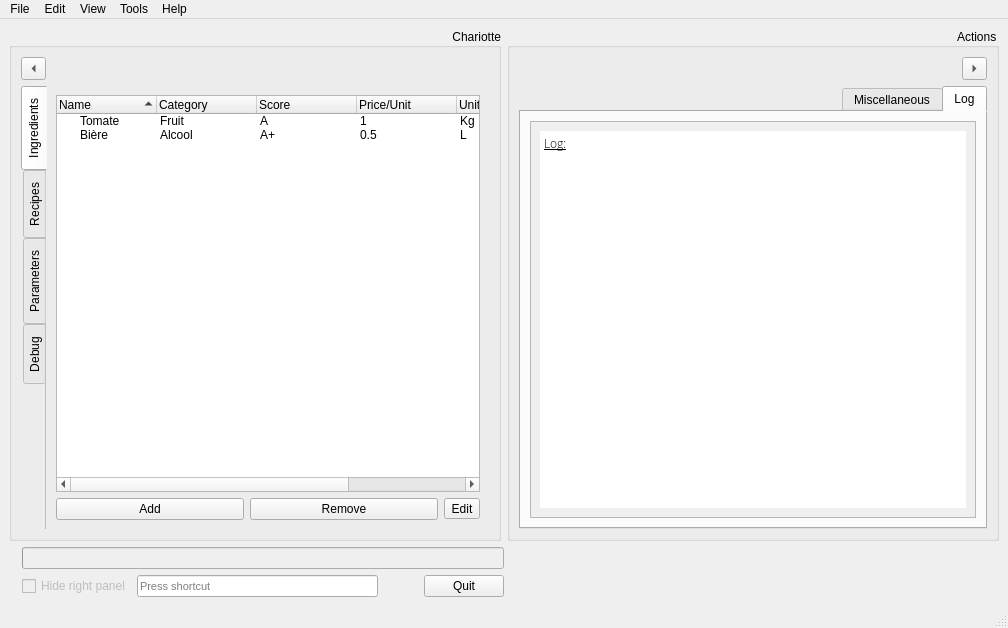
<?xml version="1.0" encoding="UTF-8"?>
<ui version="4.0">
 <class>MainWindow</class>
 <widget class="QMainWindow" name="MainWindow">
  <property name="geometry">
   <rect>
    <x>0</x>
    <y>0</y>
    <width>1008</width>
    <height>628</height>
   </rect>
  </property>
  <property name="windowTitle">
   <string>Chariotte</string>
  </property>
  <property name="windowIcon">
   <iconset resource="../main_rc.qrc">
    <normaloff>:/rc/ico/Chariotte.svg</normaloff>
    <normalon>:/rc/ico/Chariotte.svg</normalon>
    <activeoff>:/rc/ico/Chariotte.svg</activeoff>
    <activeon>:/rc/ico/Chariotte.svg</activeon>
    <selectedoff>:/rc/ico/Chariotte.svg</selectedoff>
    <selectedon>:/rc/ico/Chariotte.svg</selectedon>:/rc/ico/Chariotte.svg</iconset>
  </property>
  <widget class="QWidget" name="centralwidget">
   <layout class="QGridLayout" name="gridLayout_13">
    <item row="0" column="0">
     <layout class="QVBoxLayout" name="verticalLayout_6">
      <item>
       <layout class="QHBoxLayout" name="Panels">
        <item>
         <widget class="QGroupBox" name="gbChariotte">
          <property name="sizePolicy">
           <sizepolicy hsizetype="Preferred" vsizetype="Expanding">
            <horstretch>0</horstretch>
            <verstretch>0</verstretch>
           </sizepolicy>
          </property>
          <property name="contextMenuPolicy">
           <enum>Qt::NoContextMenu</enum>
          </property>
          <property name="title">
           <string>Chariotte</string>
          </property>
          <property name="alignment">
           <set>Qt::AlignRight|Qt::AlignTrailing|Qt::AlignVCenter</set>
          </property>
          <property name="flat">
           <bool>true</bool>
          </property>
          <property name="checkable">
           <bool>false</bool>
          </property>
          <layout class="QGridLayout" name="gridLayout_4">
           <item row="0" column="0">
            <widget class="QToolButton" name="bToggleLeftPanel">
             <property name="sizePolicy">
              <sizepolicy hsizetype="Fixed" vsizetype="Fixed">
               <horstretch>0</horstretch>
               <verstretch>0</verstretch>
              </sizepolicy>
             </property>
             <property name="maximumSize">
              <size>
               <width>25</width>
               <height>25</height>
              </size>
             </property>
             <property name="text">
              <string>&lt;</string>
             </property>
             <property name="checkable">
              <bool>false</bool>
             </property>
             <property name="popupMode">
              <enum>QToolButton::InstantPopup</enum>
             </property>
             <property name="toolButtonStyle">
              <enum>Qt::ToolButtonIconOnly</enum>
             </property>
             <property name="autoRaise">
              <bool>false</bool>
             </property>
             <property name="arrowType">
              <enum>Qt::LeftArrow</enum>
             </property>
            </widget>
           </item>
           <item row="1" column="0">
            <widget class="QTabWidget" name="tbChariotte">
             <property name="enabled">
              <bool>true</bool>
             </property>
             <property name="sizePolicy">
              <sizepolicy hsizetype="Expanding" vsizetype="Expanding">
               <horstretch>0</horstretch>
               <verstretch>0</verstretch>
              </sizepolicy>
             </property>
             <property name="minimumSize">
              <size>
               <width>0</width>
               <height>0</height>
              </size>
             </property>
             <property name="tabPosition">
              <enum>QTabWidget::West</enum>
             </property>
             <property name="tabShape">
              <enum>QTabWidget::Rounded</enum>
             </property>
             <property name="currentIndex">
              <number>0</number>
             </property>
             <property name="elideMode">
              <enum>Qt::ElideLeft</enum>
             </property>
             <property name="usesScrollButtons">
              <bool>true</bool>
             </property>
             <property name="documentMode">
              <bool>true</bool>
             </property>
             <property name="tabsClosable">
              <bool>false</bool>
             </property>
             <property name="movable">
              <bool>false</bool>
             </property>
             <property name="tabBarAutoHide">
              <bool>true</bool>
             </property>
             <widget class="QWidget" name="pageIngredient">
              <attribute name="icon">
               <iconset resource="../main_rc.qrc">
                <normaloff>:/rc/ico/food/steak.svg</normaloff>:/rc/ico/food/steak.svg</iconset>
              </attribute>
              <attribute name="title">
               <string>Ingredients</string>
              </attribute>
              <layout class="QVBoxLayout" name="verticalLayout">
               <item>
                <widget class="QTreeWidget" name="treeIngredient">
                 <property name="sizePolicy">
                  <sizepolicy hsizetype="Preferred" vsizetype="Expanding">
                   <horstretch>0</horstretch>
                   <verstretch>0</verstretch>
                  </sizepolicy>
                 </property>
                 <property name="indentation">
                  <number>20</number>
                 </property>
                 <property name="uniformRowHeights">
                  <bool>true</bool>
                 </property>
                 <property name="sortingEnabled">
                  <bool>true</bool>
                 </property>
                 <property name="animated">
                  <bool>true</bool>
                 </property>
                 <property name="headerHidden">
                  <bool>false</bool>
                 </property>
                 <property name="columnCount">
                  <number>6</number>
                 </property>
                 <column>
                  <property name="text">
                   <string notr="true">Name</string>
                  </property>
                 </column>
                 <column>
                  <property name="text">
                   <string notr="true">Category</string>
                  </property>
                 </column>
                 <column>
                  <property name="text">
                   <string notr="true">Score</string>
                  </property>
                 </column>
                 <column>
                  <property name="text">
                   <string notr="true">Price/Unit</string>
                  </property>
                 </column>
                 <column>
                  <property name="text">
                   <string>Unit</string>
                  </property>
                 </column>
                 <column>
                  <property name="text">
                   <string>Currency</string>
                  </property>
                 </column>
                 <item>
                  <property name="text">
                   <string>Tomate</string>
                  </property>
                  <property name="text">
                   <string>Fruit</string>
                  </property>
                  <property name="text">
                   <string>A</string>
                  </property>
                  <property name="text">
                   <string>1</string>
                  </property>
                  <property name="text">
                   <string>Kg</string>
                  </property>
                  <property name="text">
                   <string>€</string>
                  </property>
                 </item>
                 <item>
                  <property name="text">
                   <string>Bière</string>
                  </property>
                  <property name="text">
                   <string>Alcool</string>
                  </property>
                  <property name="text">
                   <string>A+</string>
                  </property>
                  <property name="text">
                   <string>0.5</string>
                  </property>
                  <property name="text">
                   <string>L</string>
                  </property>
                  <property name="text">
                   <string>$</string>
                  </property>
                 </item>
                </widget>
               </item>
               <item>
                <layout class="QHBoxLayout" name="horizontalLayout_2">
                 <item>
                  <widget class="QPushButton" name="pbAddIngredient">
                   <property name="text">
                    <string>Add</string>
                   </property>
                  </widget>
                 </item>
                 <item>
                  <widget class="QPushButton" name="pbRemoveIngredient">
                   <property name="text">
                    <string>Remove</string>
                   </property>
                  </widget>
                 </item>
                 <item>
                  <widget class="QToolButton" name="tbEditIngredient">
                   <property name="text">
                    <string>Edit</string>
                   </property>
                  </widget>
                 </item>
                </layout>
               </item>
              </layout>
             </widget>
             <widget class="QWidget" name="pageRecipes">
              <attribute name="icon">
               <iconset resource="../main_rc.qrc">
                <normaloff>:/rc/ico/food/cook-book.svg</normaloff>:/rc/ico/food/cook-book.svg</iconset>
              </attribute>
              <attribute name="title">
               <string>Recipes</string>
              </attribute>
              <layout class="QGridLayout" name="gridLayout_10">
               <item row="0" column="0">
                <widget class="QTableWidget" name="listRecipes">
                 <row>
                  <property name="text">
                   <string/>
                  </property>
                 </row>
                 <column>
                  <property name="text">
                   <string>Partouze</string>
                  </property>
                 </column>
                 <column>
                  <property name="text">
                   <string>Quantité de froutre</string>
                  </property>
                 </column>
                 <column>
                  <property name="text">
                   <string>Unité</string>
                  </property>
                 </column>
                 <column>
                  <property name="text">
                   <string>Lieu</string>
                  </property>
                 </column>
                 <item row="0" column="0">
                  <property name="text">
                   <string>Pâques</string>
                  </property>
                 </item>
                 <item row="0" column="1">
                  <property name="text">
                   <string>10</string>
                  </property>
                 </item>
                 <item row="0" column="2">
                  <property name="text">
                   <string>L</string>
                  </property>
                 </item>
                 <item row="0" column="3">
                  <property name="text">
                   <string>Vatican</string>
                  </property>
                 </item>
                </widget>
               </item>
              </layout>
             </widget>
             <widget class="QWidget" name="pageParameters">
              <attribute name="icon">
               <iconset resource="../main_rc.qrc">
                <normaloff>:/rc/ico/sys/options-outline.svg</normaloff>:/rc/ico/sys/options-outline.svg</iconset>
              </attribute>
              <attribute name="title">
               <string>Parameters</string>
              </attribute>
              <layout class="QGridLayout" name="gridLayout_7">
               <item row="0" column="0">
                <widget class="QPushButton" name="bTest">
                 <property name="text">
                  <string>Test</string>
                 </property>
                </widget>
               </item>
               <item row="1" column="0">
                <layout class="QHBoxLayout" name="horizontalLayout">
                 <item>
                  <widget class="QLabel" name="label">
                   <property name="text">
                    <string>Language</string>
                   </property>
                  </widget>
                 </item>
                 <item>
                  <widget class="QRadioButton" name="rbEnglish">
                   <property name="text">
                    <string>English</string>
                   </property>
                   <property name="icon">
                    <iconset resource="../main_rc.qrc">
                     <normaloff>:/rc/ico/english.svg</normaloff>:/rc/ico/english.svg</iconset>
                   </property>
                   <property name="checked">
                    <bool>true</bool>
                   </property>
                  </widget>
                 </item>
                 <item>
                  <widget class="QRadioButton" name="rbFrench">
                   <property name="text">
                    <string>French</string>
                   </property>
                   <property name="icon">
                    <iconset resource="../main_rc.qrc">
                     <normaloff>:/rc/ico/french.svg</normaloff>:/rc/ico/french.svg</iconset>
                   </property>
                  </widget>
                 </item>
                 <item>
                  <widget class="QRadioButton" name="rbGerman">
                   <property name="text">
                    <string>German</string>
                   </property>
                   <property name="icon">
                    <iconset resource="../main_rc.qrc">
                     <normaloff>:/rc/ico/german.svg</normaloff>:/rc/ico/german.svg</iconset>
                   </property>
                  </widget>
                 </item>
                </layout>
               </item>
              </layout>
             </widget>
             <widget class="QWidget" name="pageDebug">
              <attribute name="icon">
               <iconset resource="../main_rc.qrc">
                <normaloff>:/rc/ico/sys/bug-outline.svg</normaloff>:/rc/ico/sys/bug-outline.svg</iconset>
              </attribute>
              <attribute name="title">
               <string>Debug</string>
              </attribute>
              <layout class="QGridLayout" name="gridLayout_8">
               <item row="0" column="0">
                <widget class="QPushButton" name="bPrintListIngredients">
                 <property name="text">
                  <string>PrintListIngredients</string>
                 </property>
                </widget>
               </item>
               <item row="0" column="1">
                <widget class="QPushButton" name="bPrintSysInfo">
                 <property name="text">
                  <string>PrintSysInfo</string>
                 </property>
                </widget>
               </item>
               <item row="1" column="0">
                <widget class="QPushButton" name="bPrintRecipts">
                 <property name="text">
                  <string>PrintRecipts</string>
                 </property>
                </widget>
               </item>
               <item row="1" column="1">
                <widget class="QPushButton" name="bExportLog">
                 <property name="text">
                  <string>ExportLog</string>
                 </property>
                </widget>
               </item>
              </layout>
             </widget>
            </widget>
           </item>
          </layout>
         </widget>
        </item>
        <item>
         <widget class="QGroupBox" name="gbActions">
          <property name="sizePolicy">
           <sizepolicy hsizetype="Preferred" vsizetype="Expanding">
            <horstretch>0</horstretch>
            <verstretch>0</verstretch>
           </sizepolicy>
          </property>
          <property name="layoutDirection">
           <enum>Qt::RightToLeft</enum>
          </property>
          <property name="title">
           <string>Actions</string>
          </property>
          <property name="alignment">
           <set>Qt::AlignLeading|Qt::AlignLeft|Qt::AlignVCenter</set>
          </property>
          <property name="flat">
           <bool>true</bool>
          </property>
          <property name="checkable">
           <bool>false</bool>
          </property>
          <layout class="QGridLayout" name="gridLayout_2">
           <item row="0" column="0">
            <widget class="QToolButton" name="bToggleRightPanel">
             <property name="maximumSize">
              <size>
               <width>25</width>
               <height>25</height>
              </size>
             </property>
             <property name="layoutDirection">
              <enum>Qt::RightToLeft</enum>
             </property>
             <property name="text">
              <string>...</string>
             </property>
             <property name="popupMode">
              <enum>QToolButton::InstantPopup</enum>
             </property>
             <property name="toolButtonStyle">
              <enum>Qt::ToolButtonIconOnly</enum>
             </property>
             <property name="arrowType">
              <enum>Qt::RightArrow</enum>
             </property>
            </widget>
           </item>
           <item row="2" column="0">
            <widget class="QTabWidget" name="tabActions">
             <property name="sizePolicy">
              <sizepolicy hsizetype="Expanding" vsizetype="Expanding">
               <horstretch>0</horstretch>
               <verstretch>0</verstretch>
              </sizepolicy>
             </property>
             <property name="layoutDirection">
              <enum>Qt::RightToLeft</enum>
             </property>
             <property name="tabShape">
              <enum>QTabWidget::Rounded</enum>
             </property>
             <property name="currentIndex">
              <number>0</number>
             </property>
             <property name="elideMode">
              <enum>Qt::ElideRight</enum>
             </property>
             <property name="tabsClosable">
              <bool>false</bool>
             </property>
             <property name="tabBarAutoHide">
              <bool>true</bool>
             </property>
             <widget class="QWidget" name="LogTab">
              <attribute name="icon">
               <iconset resource="../main_rc.qrc">
                <normaloff>:/rc/ico/sys/terminal-outline.svg</normaloff>:/rc/ico/sys/terminal-outline.svg</iconset>
              </attribute>
              <attribute name="title">
               <string>Log</string>
              </attribute>
              <layout class="QGridLayout" name="gridLayout_5">
               <item row="0" column="0">
                <widget class="QScrollArea" name="saLog">
                 <property name="sizePolicy">
                  <sizepolicy hsizetype="Preferred" vsizetype="Expanding">
                   <horstretch>0</horstretch>
                   <verstretch>0</verstretch>
                  </sizepolicy>
                 </property>
                 <property name="widgetResizable">
                  <bool>true</bool>
                 </property>
                 <widget class="QWidget" name="scrollAreaWidgetContents">
                  <property name="geometry">
                   <rect>
                    <x>0</x>
                    <y>0</y>
                    <width>453</width>
                    <height>333</height>
                   </rect>
                  </property>
                  <layout class="QGridLayout" name="gridLayout_3">
                   <item row="0" column="0">
                    <widget class="Log" name="tbLog">
                     <property name="sizePolicy">
                      <sizepolicy hsizetype="Expanding" vsizetype="Preferred">
                       <horstretch>0</horstretch>
                       <verstretch>0</verstretch>
                      </sizepolicy>
                     </property>
                     <property name="font">
                      <font>
                       <family>Open Sans Light</family>
                      </font>
                     </property>
                     <property name="frameShape">
                      <enum>QFrame::NoFrame</enum>
                     </property>
                     <property name="frameShadow">
                      <enum>QFrame::Plain</enum>
                     </property>
                     <property name="html">
                      <string>&lt;!DOCTYPE HTML PUBLIC &quot;-//W3C//DTD HTML 4.0//EN&quot; &quot;http://www.w3.org/TR/REC-html40/strict.dtd&quot;&gt;
&lt;html&gt;&lt;head&gt;&lt;meta name=&quot;qrichtext&quot; content=&quot;1&quot; /&gt;&lt;style type=&quot;text/css&quot;&gt;
p, li { white-space: pre-wrap; }
&lt;/style&gt;&lt;/head&gt;&lt;body style=&quot; font-family:'Open Sans Light'; font-size:9pt; font-weight:400; font-style:normal;&quot;&gt;
&lt;p style=&quot; margin-top:0px; margin-bottom:0px; margin-left:0px; margin-right:0px; -qt-block-indent:0; text-indent:0px;&quot;&gt;&lt;span style=&quot; text-decoration: underline;&quot;&gt;Log:&lt;/span&gt;&lt;/p&gt;
&lt;p style=&quot;-qt-paragraph-type:empty; margin-top:0px; margin-bottom:0px; margin-left:0px; margin-right:0px; -qt-block-indent:0; text-indent:0px;&quot;&gt;&lt;br /&gt;&lt;/p&gt;&lt;/body&gt;&lt;/html&gt;</string>
                     </property>
                    </widget>
                   </item>
                  </layout>
                 </widget>
                </widget>
               </item>
              </layout>
             </widget>
             <widget class="QWidget" name="ComputeTab">
              <attribute name="title">
               <string>Miscellaneous</string>
              </attribute>
              <layout class="QGridLayout" name="gridLayout_9">
               <item row="0" column="0">
                <widget class="QCalendarWidget" name="calendarWidget"/>
               </item>
              </layout>
             </widget>
            </widget>
           </item>
          </layout>
         </widget>
        </item>
       </layout>
      </item>
      <item>
       <layout class="QGridLayout" name="bottomButtons">
        <item row="0" column="1">
         <spacer name="horizontalSpacer_2">
          <property name="orientation">
           <enum>Qt::Horizontal</enum>
          </property>
          <property name="sizeHint" stdset="0">
           <size>
            <width>40</width>
            <height>20</height>
           </size>
          </property>
         </spacer>
        </item>
        <item row="0" column="0">
         <layout class="QGridLayout" name="gridLayout">
          <item row="0" column="0">
           <layout class="QGridLayout" name="gridLayout_6">
            <item row="4" column="1">
             <layout class="QHBoxLayout" name="horizontalLayout_6">
              <item>
               <widget class="QCheckBox" name="cbHideLog">
                <property name="enabled">
                 <bool>false</bool>
                </property>
                <property name="text">
                 <string>Hide right panel</string>
                </property>
               </widget>
              </item>
              <item>
               <widget class="QKeySequenceEdit" name="keySequenceEdit">
                <property name="sizePolicy">
                 <sizepolicy hsizetype="Preferred" vsizetype="Preferred">
                  <horstretch>0</horstretch>
                  <verstretch>0</verstretch>
                 </sizepolicy>
                </property>
                <property name="font">
                 <font>
                  <pointsize>8</pointsize>
                 </font>
                </property>
                <property name="keySequence">
                 <string/>
                </property>
               </widget>
              </item>
              <item>
               <spacer name="horizontalSpacer">
                <property name="orientation">
                 <enum>Qt::Horizontal</enum>
                </property>
                <property name="sizeType">
                 <enum>QSizePolicy::Preferred</enum>
                </property>
                <property name="sizeHint" stdset="0">
                 <size>
                  <width>40</width>
                  <height>20</height>
                 </size>
                </property>
               </spacer>
              </item>
              <item>
               <widget class="QPushButton" name="bQuit">
                <property name="text">
                 <string>Quit</string>
                </property>
               </widget>
              </item>
             </layout>
            </item>
            <item row="4" column="0">
             <widget class="StatusLabel" name="lStatus"/>
            </item>
            <item row="1" column="1">
             <widget class="QProgressBar" name="pbProgress">
              <property name="enabled">
               <bool>false</bool>
              </property>
              <property name="autoFillBackground">
               <bool>true</bool>
              </property>
              <property name="value">
               <number>0</number>
              </property>
              <property name="textVisible">
               <bool>false</bool>
              </property>
             </widget>
            </item>
           </layout>
          </item>
         </layout>
        </item>
       </layout>
      </item>
     </layout>
    </item>
   </layout>
  </widget>
  <widget class="QMenuBar" name="menubar">
   <property name="geometry">
    <rect>
     <x>0</x>
     <y>0</y>
     <width>1008</width>
     <height>34</height>
    </rect>
   </property>
   <property name="defaultUp">
    <bool>false</bool>
   </property>
   <property name="nativeMenuBar">
    <bool>false</bool>
   </property>
   <widget class="QMenu" name="menuFile">
    <property name="title">
     <string>File</string>
    </property>
    <addaction name="actionOpen"/>
    <addaction name="actionSave"/>
    <addaction name="actionSave_as"/>
    <addaction name="mQuit"/>
   </widget>
   <widget class="QMenu" name="mEdit">
    <property name="title">
     <string>Edit</string>
    </property>
    <addaction name="mParameters"/>
    <addaction name="separator"/>
   </widget>
   <widget class="QMenu" name="mView">
    <property name="title">
     <string>View</string>
    </property>
   </widget>
   <widget class="QMenu" name="menuTools">
    <property name="title">
     <string>Tools</string>
    </property>
    <addaction name="actionDebug"/>
   </widget>
   <widget class="QMenu" name="menuHelp">
    <property name="title">
     <string>Help</string>
    </property>
    <addaction name="mAbout"/>
   </widget>
   <addaction name="menuFile"/>
   <addaction name="mEdit"/>
   <addaction name="mView"/>
   <addaction name="menuTools"/>
   <addaction name="menuHelp"/>
  </widget>
  <widget class="QStatusBar" name="statusbar"/>
  <action name="mQuit">
   <property name="text">
    <string>Quit</string>
   </property>
  </action>
  <action name="mAbout">
   <property name="icon">
    <iconset resource="../main_rc.qrc">
     <normaloff>:/rc/ico/about.svg</normaloff>:/rc/ico/about.svg</iconset>
   </property>
   <property name="text">
    <string>About</string>
   </property>
  </action>
  <action name="mParameters">
   <property name="icon">
    <iconset resource="../main_rc.qrc">
     <normaloff>:/rc/ico/sys/options-outline.svg</normaloff>:/rc/ico/sys/options-outline.svg</iconset>
   </property>
   <property name="text">
    <string>Parameters</string>
   </property>
  </action>
  <action name="actionDebug">
   <property name="checkable">
    <bool>true</bool>
   </property>
   <property name="checked">
    <bool>false</bool>
   </property>
   <property name="icon">
    <iconset resource="../main_rc.qrc">
     <normaloff>:/rc/ico/sys/bug-outline.svg</normaloff>:/rc/ico/sys/bug-outline.svg</iconset>
   </property>
   <property name="text">
    <string>Debug</string>
   </property>
  </action>
  <action name="actionSave">
   <property name="text">
    <string>Save</string>
   </property>
  </action>
  <action name="actionSave_as">
   <property name="text">
    <string>Save as ...</string>
   </property>
  </action>
  <action name="actionOpen">
   <property name="text">
    <string>Open</string>
   </property>
  </action>
 </widget>
 <customwidgets>
  <customwidget>
   <class>Log</class>
   <extends>QTextBrowser</extends>
   <header>log.h</header>
  </customwidget>
  <customwidget>
   <class>StatusLabel</class>
   <extends>QLabel</extends>
   <header>widgets/statuslabel.h</header>
  </customwidget>
 </customwidgets>
 <resources>
  <include location="../main_rc.qrc"/>
  <include location="../main_rc.qrc"/>
 </resources>
 <connections>
  <connection>
   <sender>mQuit</sender>
   <signal>triggered()</signal>
   <receiver>MainWindow</receiver>
   <slot>close()</slot>
   <hints>
    <hint type="sourcelabel">
     <x>-1</x>
     <y>-1</y>
    </hint>
    <hint type="destinationlabel">
     <x>503</x>
     <y>313</y>
    </hint>
   </hints>
  </connection>
 </connections>
</ui>
